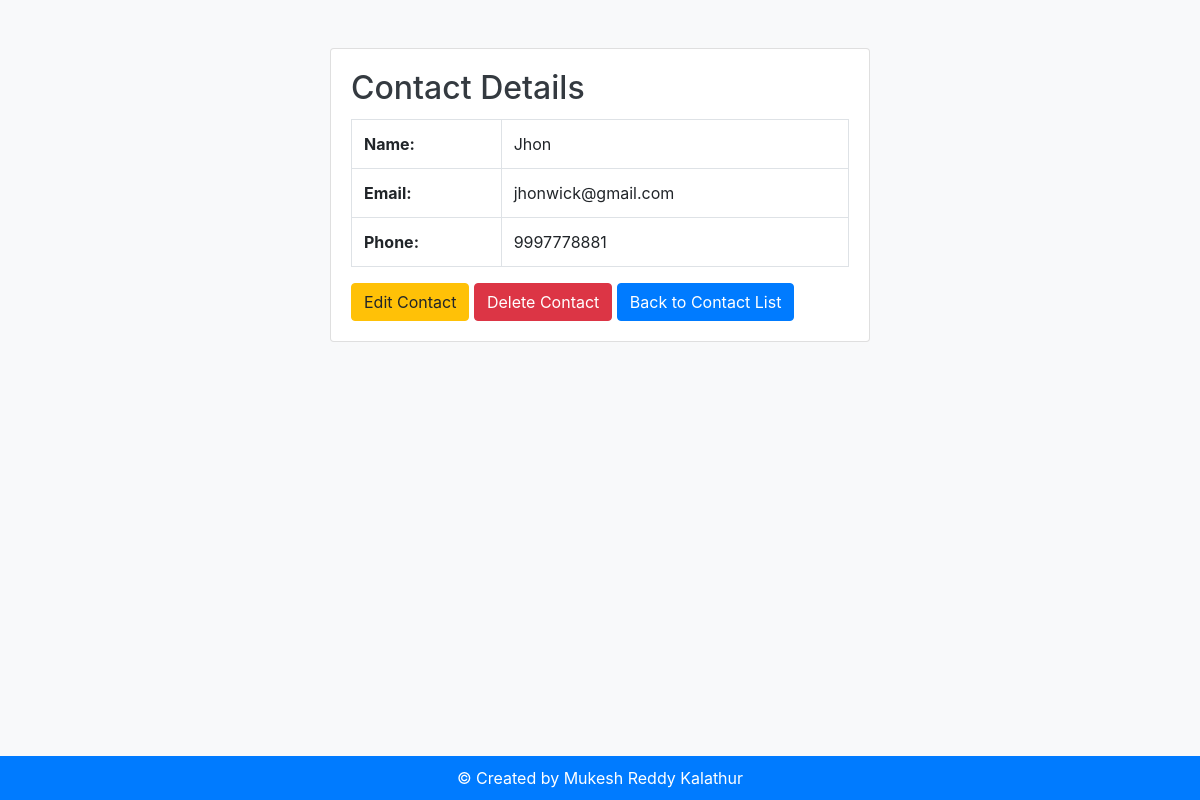
Page /phone_book/9/ on the committed database.
### Phone_Book/models.py (models this page shows, shortened)
class Contact(models.Model):
    name = models.CharField(max_length=50)
    email = models.EmailField()
    phone = models.CharField(max_length=10)
    created_time = models.DateTimeField(default=timezone.now)

### Phone_Book/views.py (the view)
# urls.py: path('<int:contact_id>/', detail_contact, name='detail_contact'),
def detail_contact(request, contact_id):
    contact = get_object_or_404(Contact, pk=contact_id)
    return render(request, 'Phone_Book/detail_contact.html', {'contact': contact})

### Phone_Book/templates/Phone_Book/detail_contact.html
{% extends 'Phone_Book/base.html' %}
{% block content %}
    <div class="row justify-content-center">
        <div class="col-md-6">
            <div class="card mt-5">
                <div class="card-body">
                    <h2 class="card-title">Contact Details</h2>
                    <table class="table table-bordered">
                        <tbody>
                            <tr>
                                <th>Name:</th>
                                <td>{{ contact.name }}</td>
                            </tr>
                            <tr>
                                <th>Email:</th>
                                <td>{{ contact.email }}</td>
                            </tr>
                            <tr>
                                <th>Phone:</th>
                                <td>{{ contact.phone }}</td>
                            </tr>
                        </tbody>
                    </table>
                    <a href="{% url 'Phone_Book:edit_contact' contact.id %}" class="btn btn-warning">Edit Contact</a>
                    <a href="{% url 'Phone_Book:delete_contact' contact.id %}" class="btn btn-danger">Delete Contact</a>
                    <a href="{% url 'Phone_Book:list_contact' %}" class="btn btn-primary">Back to Contact List</a>
                </div>
            </div>
        </div>
    </div>
{% endblock %}

### Phone_Book/templates/Phone_Book/base.html (style rules this page uses)
body { background-color: #f8f9fa; color: #343a40; }

### rows in the picture
Contact: name "Jhon", email "jhonwick@gmail.com", phone "9997778881"
